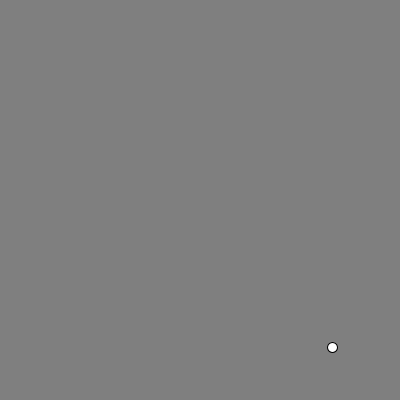
Frame 1 (no input)
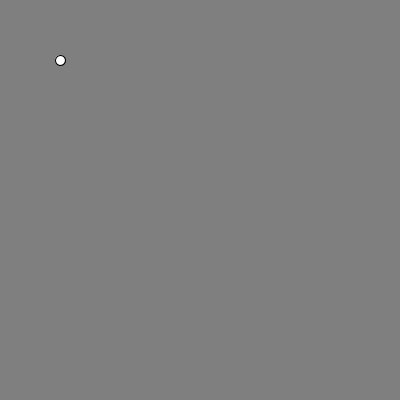
Frame 60 (the mouse pressed at the canvas centre just before this capture)
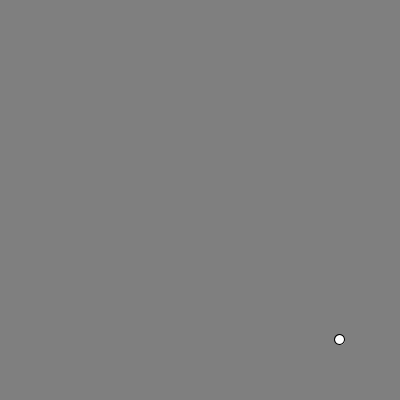
Frame 120 (the mouse held since frame 60 and released just before this capture)

The Processing sketch that drew these frames (run headless with seeded random() and noise(); from frame 60 on, the mouse is pressed at the canvas centre):

// Processing sketch: vector_rotation
// ── vector_rotation.pde
//draws a circle which orbits the center of the plane via vector rotation (must translate image to have it in center--otherwise it would orbit corner)

PVector v;
//PVector a;
int translate_offset = 200;

void setup() {
  size(400,400);
  //noLoop();
  v = new PVector(140, 140);
  //a = new PVector(3, 3);
}

void draw() {
  background(127);
  //v.add(a);
  v.rotate(radians(3));
  translate(translate_offset, translate_offset);
  ellipse(v.x, v.y, 10, 10);
  translate(translate_offset * (-1), translate_offset * (-1));
}
